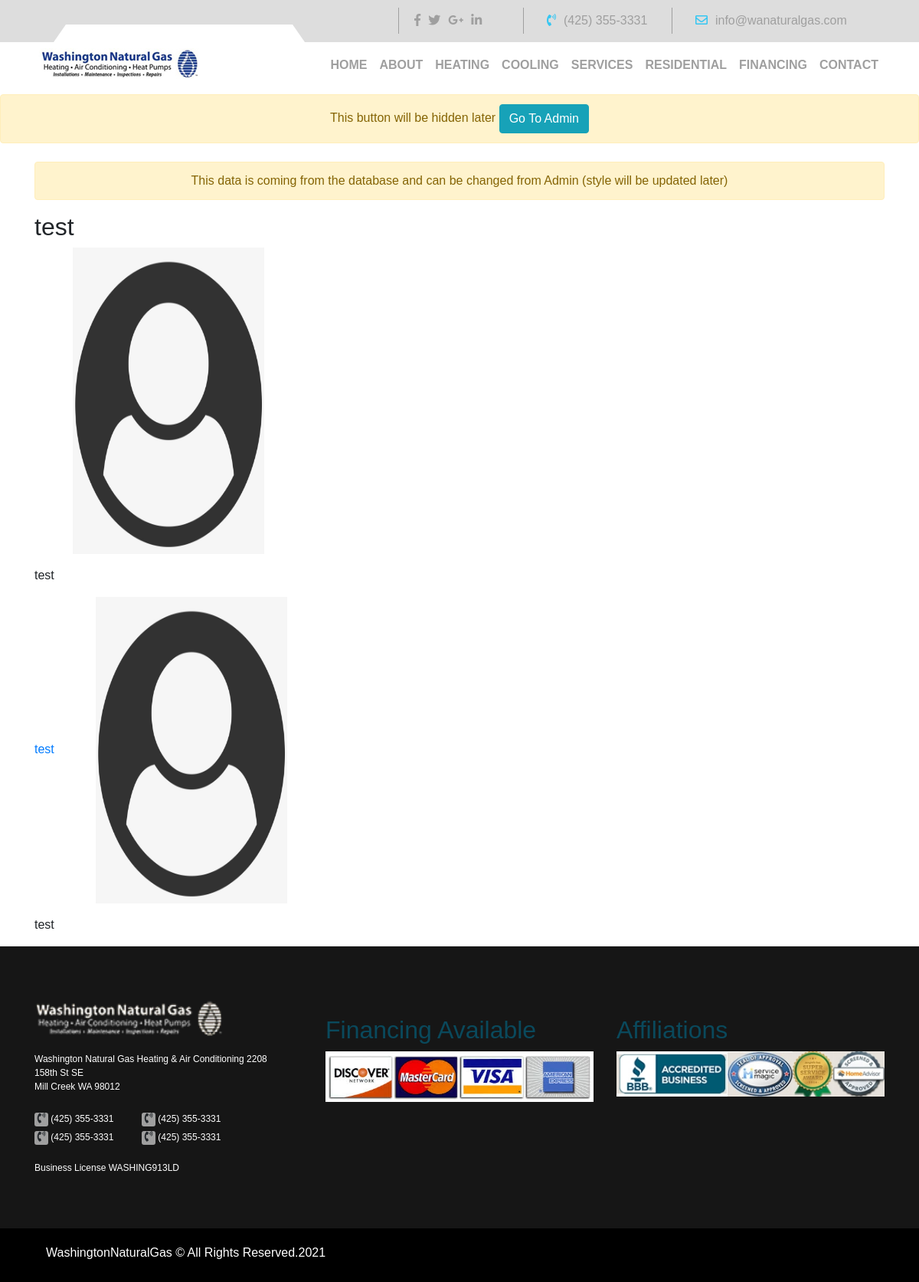
/heating, run on an earlier commit of the app's database.
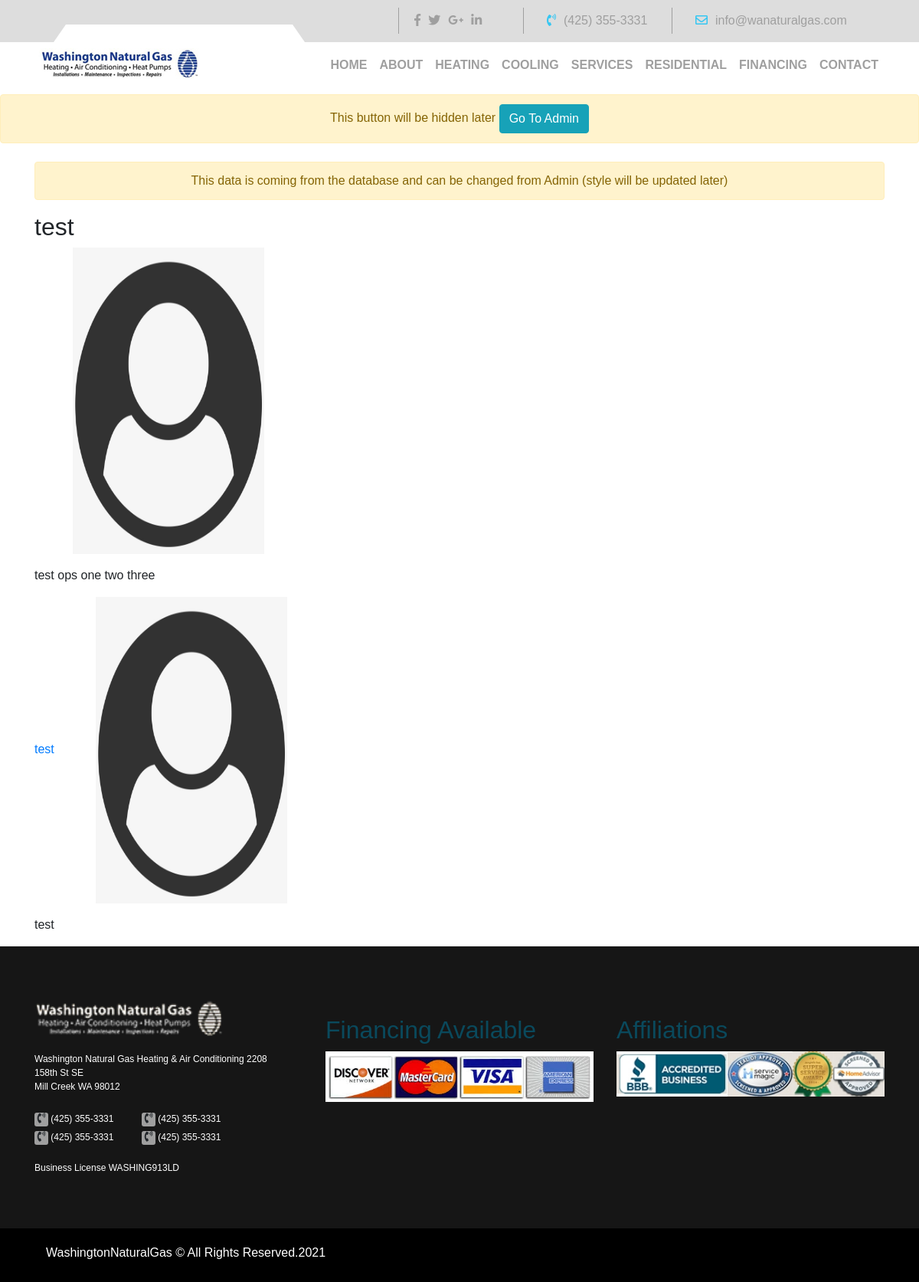
And on a later commit of the database.
### service/models.py (models this page shows)
class Main(models.Model):
    title = models.CharField(max_length=250)
    image = models.ImageField(upload_to='images/')
    description = RichTextField()

### service/views.py (the view)
# urls.py: path('heating', views.heating_view, name='heating'),
def heating_view(request):
    heating = Heating.objects.first()
    if heating:  # will remove this if later as we prevented delete permission
        obj_id = heating.id
        content_type = ContentType.objects.get_for_model(Heating)
        posts = Post.objects.filter(content_type=content_type,
                                    object_id=obj_id)
    else:
        posts = None
    context = {
        'heating': heating,
        'posts': posts,
    }
    return render(request, 'service/heating.html', context)

### templates/service/heating.html (shortened to what this page needs)
{% extends 'base.html' %}
{% load static %}
{% block content %}
 <div class="container">
     <p class="alert alert-warning text-center">This data is coming from the database and can be changed from Admin (style will be updated later)</p>
     <h2>{{ heating.title }}</h2>
     <img src="{{ heating.image.url }}" alt="cooling" width="400px" height="400px" style="padding-right: 100px;padding-left:50px">
    <br>
     <p>{{ heating.description|safe }}</p>
    {% for post in posts %}
        <a href="{% url 'service:heating_post' heating.id post.id %}">{{ post.title }}</a>
        <img src="{{ post.image.url }}" alt="cooling" width="400px" height="400px" style="padding-right: 100px;padding-left:50px">
        <p>{{ post.description|safe }}</p>
    {% endfor %}
 </div>
{% endblock %}

What changed in the data, as far as the page shows it:
changed Main "test": description "test" → "test ops one two three"
